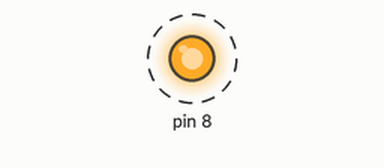
Bench run of a program on a simulated Raspberry Pi (header pin numbers). Parts: output pins drawn as LEDs (lit = HIGH). Dashed ring = blinking.

Above: at 0.2 s.
Timing chart, 0 to 3.0 s (numbered marks = the images above):
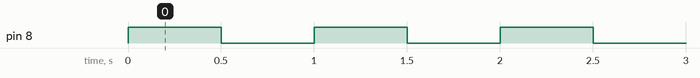

The program:

generic_gpio.py
```python
#See https://iotbytes.wordpress.com/create-your-first-docker-container-for-raspberry-pi-to-blink-an-led/

import RPi.GPIO as GPIO
import time

# Configure the PIN # 8
GPIO.setmode(GPIO.BOARD)
GPIO.setup(8, GPIO.OUT)
GPIO.setwarnings(False)

# Blink Interval
blink_interval = .5 #Time interval in Seconds

# Blinker Loop
while True:
 GPIO.output(8, True)
 time.sleep(blink_interval)
 GPIO.output(8, False)
 time.sleep(blink_interval)

# Release Resources
GPIO.cleanup()
```

Measured:
- by itself, pin 8: alternates HIGH for 0.50 s and LOW for 0.50 s
